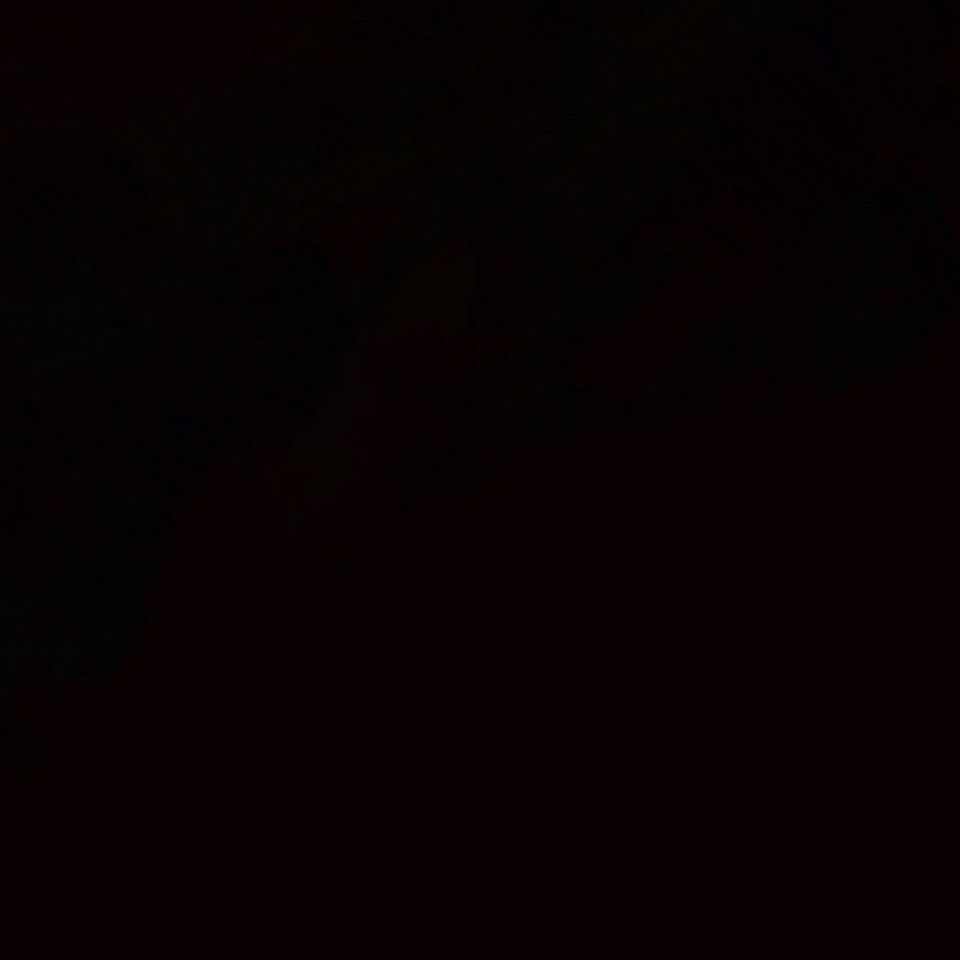
#> input picture data/reg_info.png, 1920 x 1920 px, found by its file name (shown at 1/2 size)
$ python build_acid.py
#> lines starting #> are read from the running program, lines starting #| are printed output that depends on the picture; after the words box and inside, x2 and y2 are one past the last pixel; in counts of white or black regions, pixels touching at a corner belong together
"""Capa 'Terra àcida' a partir de data/reg_info.png (G = roca: 1 àcida, 2 calcària, 3 barrejada).
La calcària queda coberta amb un vel clar i la terra àcida queda neta, amb una vora lila."""
import numpy as np
from PIL import Image, ImageFilter
from scipy import ndimage
g = np.asarray(Image.open('data/reg_info.png').convert('RGB'))[..., 1]
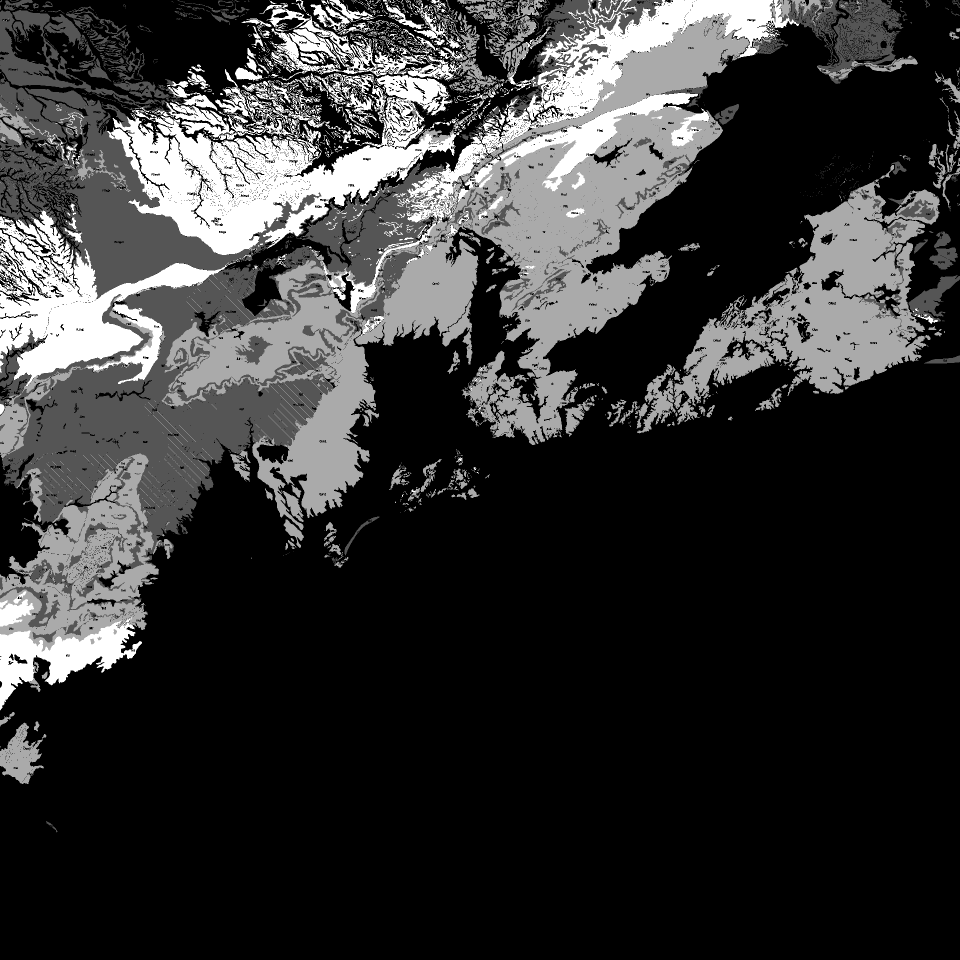
#> g: shape (1920, 1920) (shown at 1/2 size); min 0, max 3, mean 0.613; drawn with min black and max white
acid = ndimage.binary_opening((g == 1) | (g == 3), iterations=1)
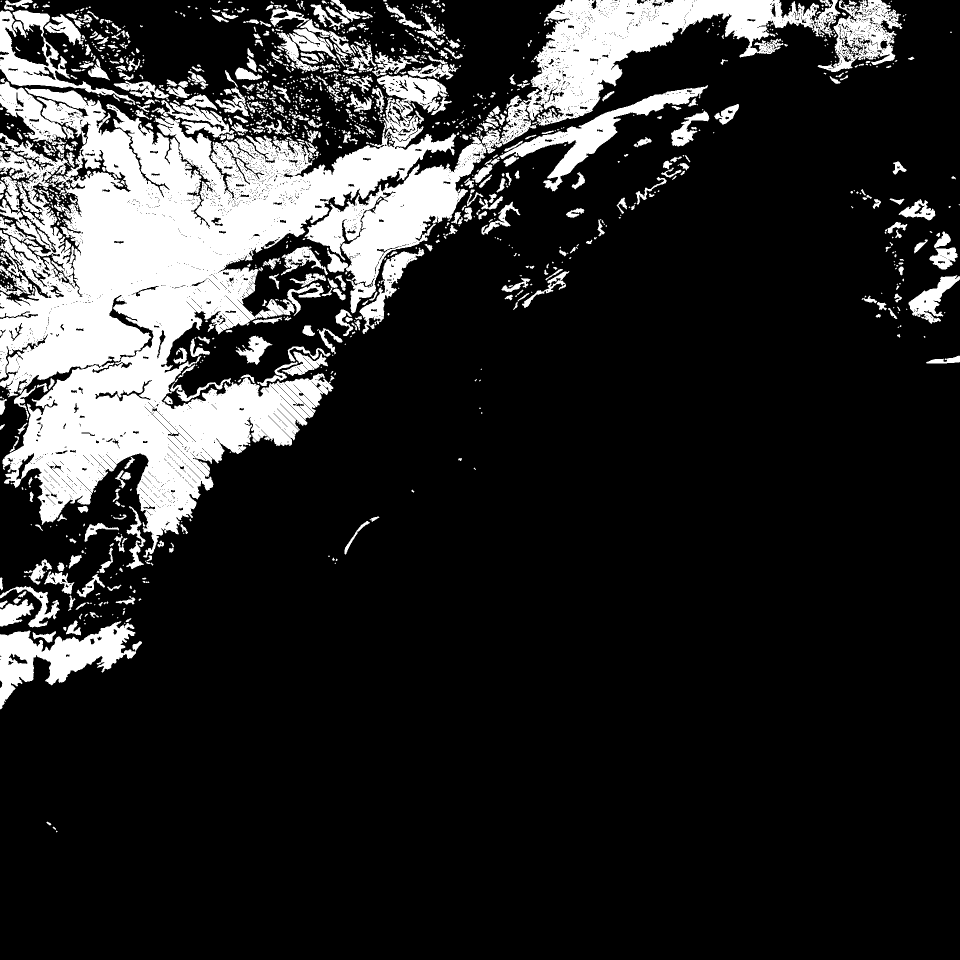
#> acid: shape (1920, 1920) bool (shown at 1/2 size); 17.4% white; 1282 white regions (708 under 20 px), largest, box (x1, y1, x2, y2) and area: (0, 150, 912, 1115) 354293, (964, 0, 1681, 307) 62098, (609, 287, 973, 627) 38052
calc = ndimage.binary_opening(g == 2, iterations=1) & ~acid
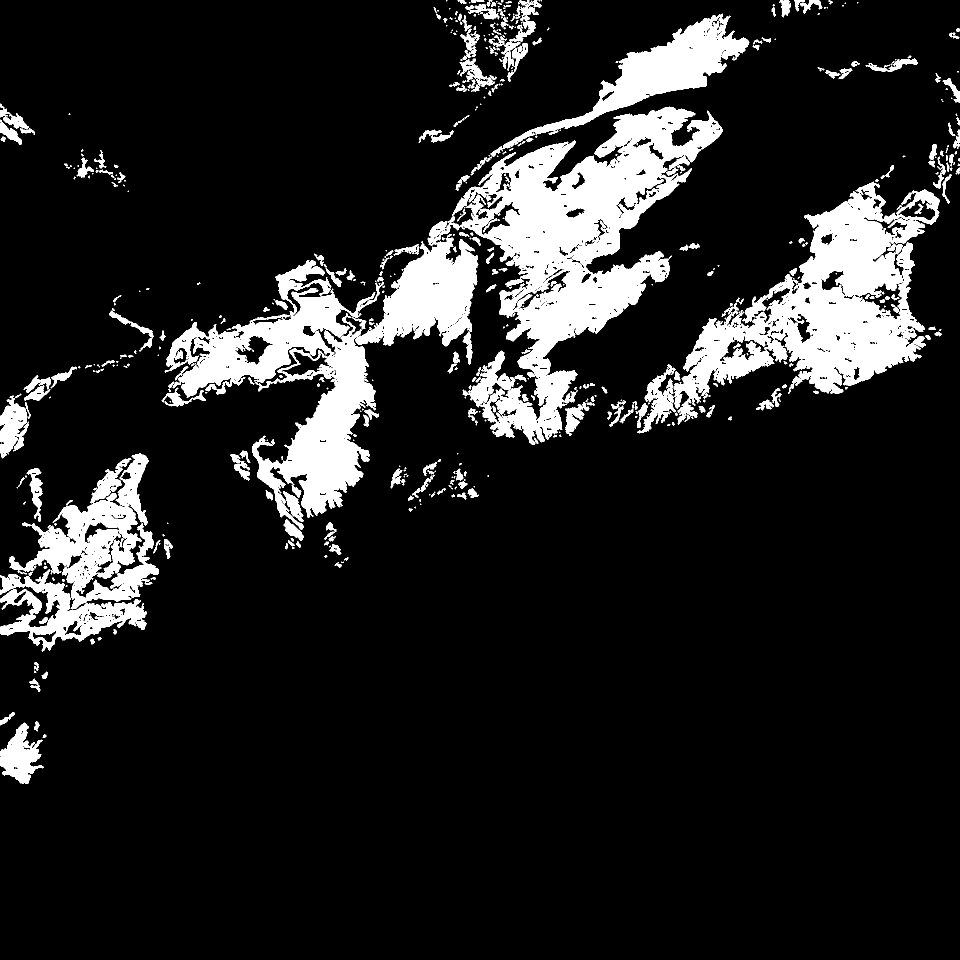
#> calc: shape (1920, 1920) bool (shown at 1/2 size); 12.7% white; 636 white regions (288 under 20 px), largest, box (x1, y1, x2, y2) and area: (855, 213, 1446, 890) 128328, (329, 468, 957, 1060) 102416, (1347, 363, 1879, 849) 93722
up = lambda m: np.asarray(Image.fromarray((m * 255).astype(np.uint8)).resize((m.shape[1] * 2, m.shape[0] * 2), Image.BILINEAR).filter(ImageFilter.GaussianBlur(1))) > 127
A, C = up(acid), up(calc)
#> A: shape (3840, 3840) bool; 17.5% white; 1282 white regions (319 under 20 px), largest, box (x1, y1, x2, y2) and area: (0, 300, 1824, 2230) 1433077, (1928, 0, 3361, 614) 252319, (1219, 574, 1945, 1253) 152956
#> C: shape (3840, 3840) bool; 12.7% white; 636 white regions (104 under 20 px), largest, box (x1, y1, x2, y2) and area: (1710, 427, 2892, 1780) 515735, (659, 936, 1913, 2120) 410018, (2695, 727, 3758, 1698) 375690
edge = A & ~ndimage.binary_erosion(A, iterations=3)
#> edge: shape (3840, 3840) bool; 3.4% white in thin lines or dots, all inside (x1, y1, x2, y2) = (0, 0, 3840, 3329)
rgba = np.zeros(A.shape + (4,), np.uint8)
rgba[C] = [238, 234, 226, 165]
rgba[edge] = [110, 45, 150, 240]
Image.fromarray(rgba, 'RGBA').save('data/reg_acid.png', optimize=True)
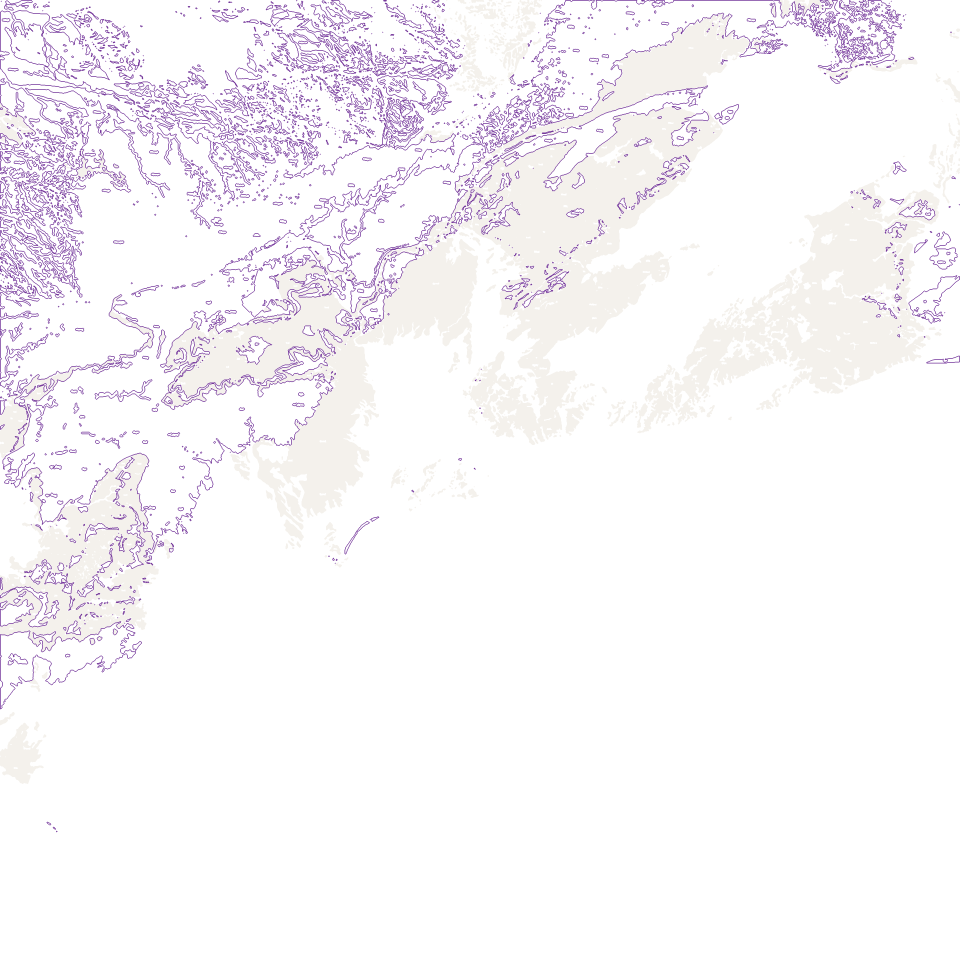
#> saved as reg_acid.png: PIL image 3840x3840 RGBA (shown at 1/4 size); mean R, G, B, A 33.9, 31.2, 33.8, 29.1; transparent parts drawn white
print('ok', A.mean().round(3), C.mean().round(3))
#| ok 0.175 0.127
